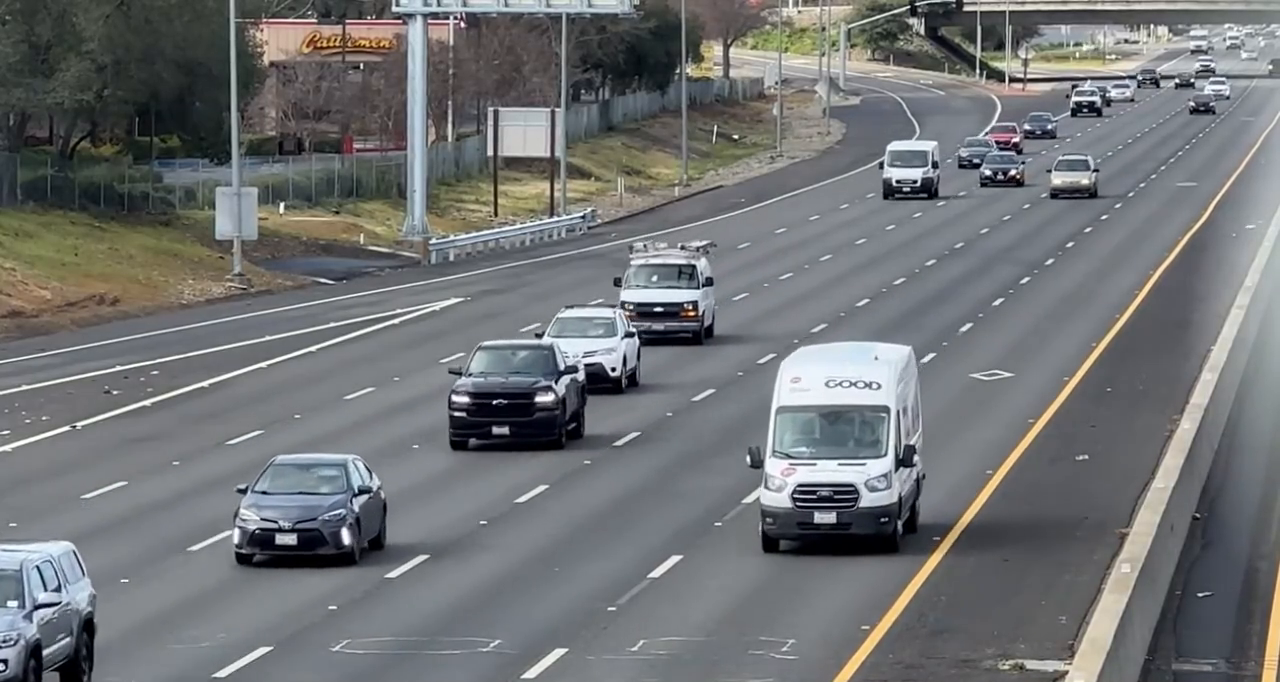
#> input picture frame 53 of carInHighway.mp4, 1280 x 682 px, given in place of carInHighway.mov, which was not available
$ python learning_3.py   (older library calls are emulated)
#> lines starting #> are read from the running program, lines starting #| are printed output that depends on the picture; after the words box and inside, x2 and y2 are one past the last pixel; in counts of white or black regions, pixels touching at a corner belong together; pictures that were not available may be replaced by others from this repository, and a replacement may not be noted
import numpy as np
import cv2
import pandas as pd


cap = cv2.VideoCapture('carInHighway.mov')
frames_count, fps, width, height = cap.get(cv2.CAP_PROP_FRAME_COUNT), cap.get(cv2.CAP_PROP_FPS), cap.get(
    cv2.CAP_PROP_FRAME_WIDTH), cap.get(cv2.CAP_PROP_FRAME_HEIGHT)

width = int(width)
height = int(height)
print(frames_count,fps,width,height)


# 创建pd数列来进行跟踪
df = pd.DataFrame(index=range(int(frames_count)))
df.index.name ='Frames'
framenumber = 0  # keeps track of current frame
carscrossedup = 0  # keeps track of cars that crossed up
carscrosseddown = 0  # keeps track of cars that crossed down
carids = []  # blank list to add car ids
caridscrossed = []  # blank list to add car ids that have crossed
totalcars = 0  # keeps track of total cars

# 创建背景剪法器
bg_mask = cv2.createBackgroundSubtractorMOG2()

ret,frame = cap.read()
#> frame is the input picture: shape (682, 1280, 3); mean B, G, R 116.8, 115.2, 112.9
ratio = 0.5 # 重新设置速率
image = cv2.resize(frame,(0,0),None,ratio,ratio)
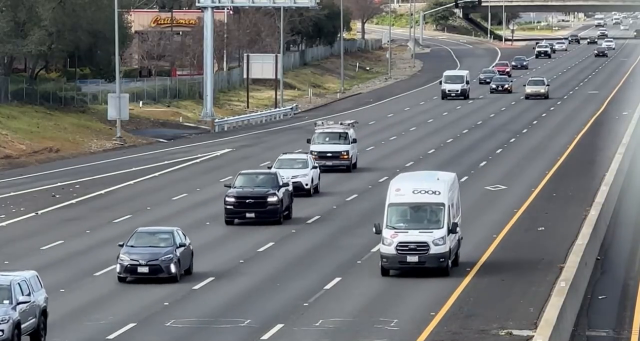
#> image: shape (341, 640, 3); mean B, G, R 116.9, 115.3, 113
width2 ,height2,channels = image.shape
#> width2 = 341; height2 = 640; channels = 3

while True:
    ret,frame = cap.read()
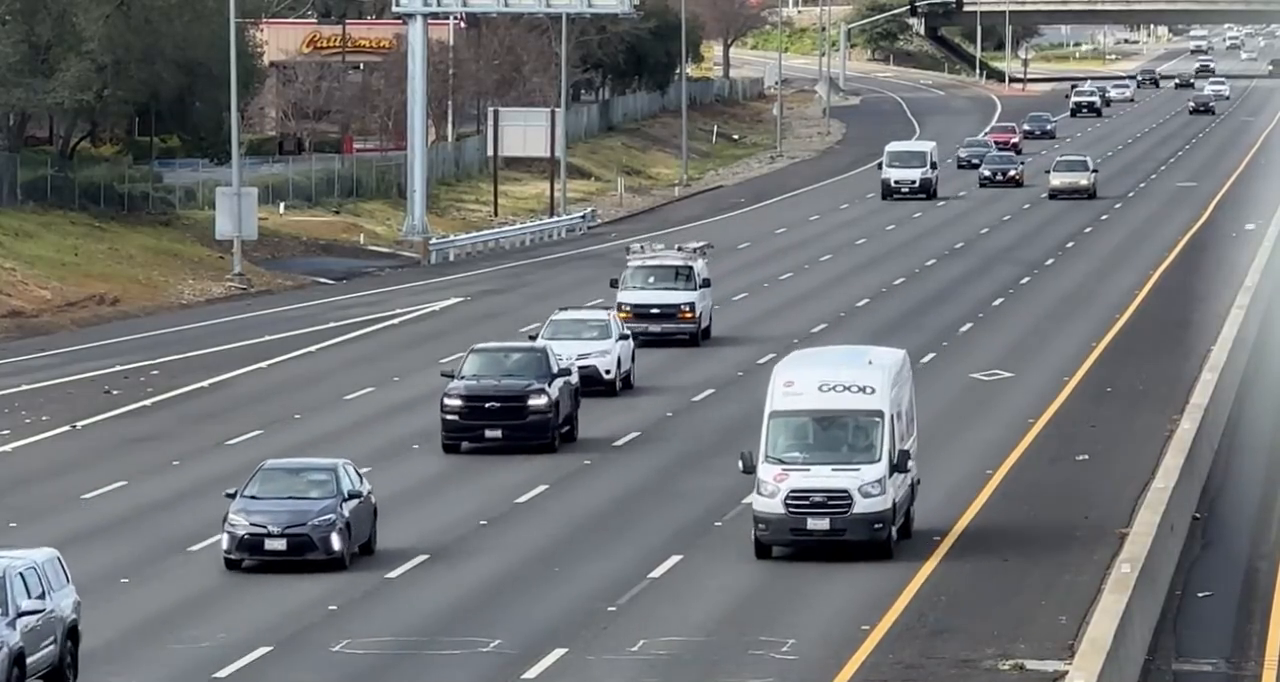
#> input picture frame 54 of carInHighway.mp4, 1280 x 682 px, given in place of carInHighway.mov, which was not available
#> frame is the input picture: shape (682, 1280, 3); mean B, G, R 116.8, 115.3, 113
    if ret:
        image = cv2.resize(frame,(0,0),None,ratio,ratio)
        # 对数据图片进行预处理
        gray = cv2.cvtColor(image,cv2.COLOR_BGR2GRAY)
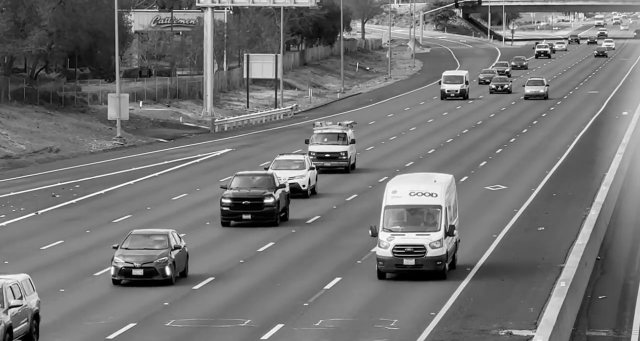
#> gray: shape (341, 640); min 0, max 255, mean 114.8
        fgmask = bg_mask.apply(gray)
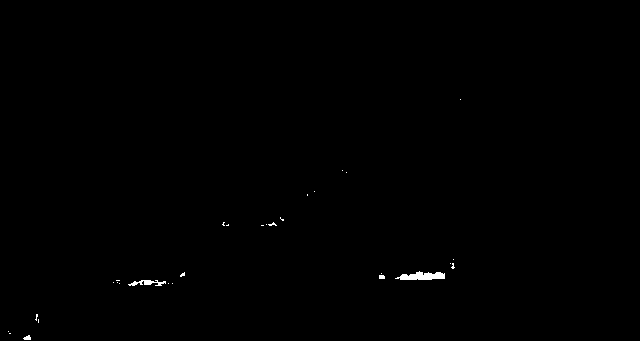
#> fgmask: shape (341, 640); values 127 (black) and 255 (white), 0.26% white; 30 white regions (26 under 20 px), largest, box (x1, y1, x2, y2) and area: (395, 271, 445, 280) 293, (128, 280, 166, 286) 122, (23, 335, 31, 340) 28, (379, 275, 385, 279) 23

        # apply different thresholds to fgmask to try and isolate cars
        # just have to keep playing around with settings until cars are easily identifiable
        kernel = cv2.getStructuringElement(cv2.MORPH_ELLIPSE, (5, 5))  # kernel to apply to the morphology
        closing = cv2.morphologyEx(fgmask, cv2.MORPH_CLOSE, kernel)
#> closing: shape (341, 640); values 127 (black) and 255 (white), 0.29% white; 25 white regions (21 under 20 px), largest, box (x1, y1, x2, y2) and area: (395, 271, 445, 280) 301, (128, 280, 167, 286) 147, (23, 335, 31, 341) 35, (379, 273, 385, 279) 25
        opening = cv2.morphologyEx(closing, cv2.MORPH_OPEN, kernel)
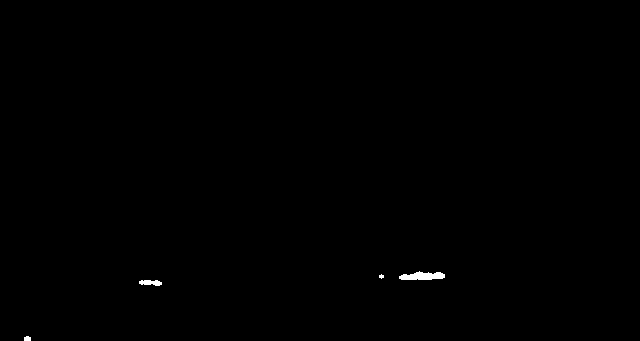
#> opening: shape (341, 640); values 127 (black) and 255 (white), 0.2% white; 4 white regions (1 under 20 px), largest, box (x1, y1, x2, y2) and area: (399, 271, 445, 280) 290, (139, 280, 162, 286) 102, (24, 336, 31, 341) 31
        dilation = cv2.dilate(opening, kernel)
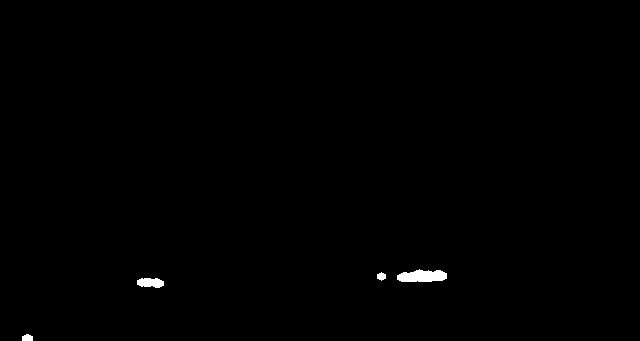
#> dilation: shape (341, 640); values 127 (black) and 255 (white), 0.38% white; 4 white regions, box (x1, y1, x2, y2) and area: (397, 269, 447, 282) 496, (137, 278, 164, 288) 214, (22, 334, 33, 341) 65, (377, 272, 386, 281) 57
        retvalbin, bins = cv2.threshold(dilation, 220, 255, cv2.THRESH_BINARY)  # removes the shadows
#> bins: shape (341, 640); 0.38% white; 4 white regions
        # 创建边框
        # im2, contours, hierarchy = cv2.findContours(bins, cv2.RETR_TREE, cv2.CHAIN_APPROX_SIMPLE)
        contours, hierarchy = cv2.findContours(bins, cv2.RETR_TREE, cv2.CHAIN_APPROX_SIMPLE)
#> contours = 4 contours; box (x1, y1, x2, y2) and area: (397, 269, 447, 282) 442, (137, 278, 164, 288) 183, (22, 334, 33, 341) 50, (377, 272, 386, 281) 44

        # use convex hull to create polygon around contours
        hull = [cv2.convexHull(c) for c in contours]
#> hull = 4 contours; box (x1, y1, x2, y2) and area: (397, 269, 447, 282) 494, (137, 278, 164, 288) 202, (22, 334, 33, 341) 52, (377, 272, 386, 281) 48
        # draw contours
        cv2.drawContours(image,hull,-1,(0,255,0),3)
        # line created to stop counting contours,needed as cars in distance become one big contour
        linepos = 225
        cv2.line(image,(0,linepos),(width,linepos),(255,0,0),5)

        #line y position created to count contours
        linepos2 = 250
        cv2.line(image,(0,linepos2),(width,linepos2),(255,0,0),5)
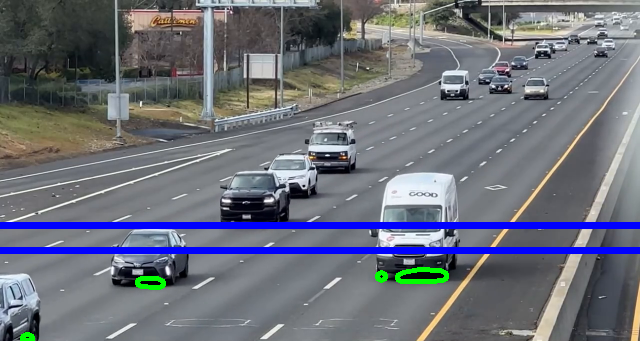
#> image: shape (341, 640, 3); mean B, G, R 122.2, 111.6, 108.3

        # min area for contours in case a bunch of small noise contours are created
        minarea = 300
        # max area for contours,can be quite large for buses
        maxarea = 50000

        # vector for the x and y locations of contour centroids in current frame
        cxx = np.zeros(len(contours))
#> cxx = [0, 0, 0, 0]
        cyy = np.zeros(len(contours))
#> cyy = [0, 0, 0, 0]

        # cycle through all contours in current frame
        for i in range(len(contours)):
            if hierarchy[0,i,3]==-1:# using hierarchy to only count parent contours (contours not within others)
                area = cv2.contourArea(contours[-1])
                if minarea <area<maxarea: # area threshold for contour
                    # 计算中心点
                    cnt = contours[i]
                    M = cv2.moments(cnt)
                    cx = int(M['m10']/M['m00'])
                    cy = int(M['m01']/M['m00'])
                    if cy>linepos:
                        # filters out contours that are above line
#> (the run stopped early here; a loop or call above may not have finished)

$ run again, starting later in the video
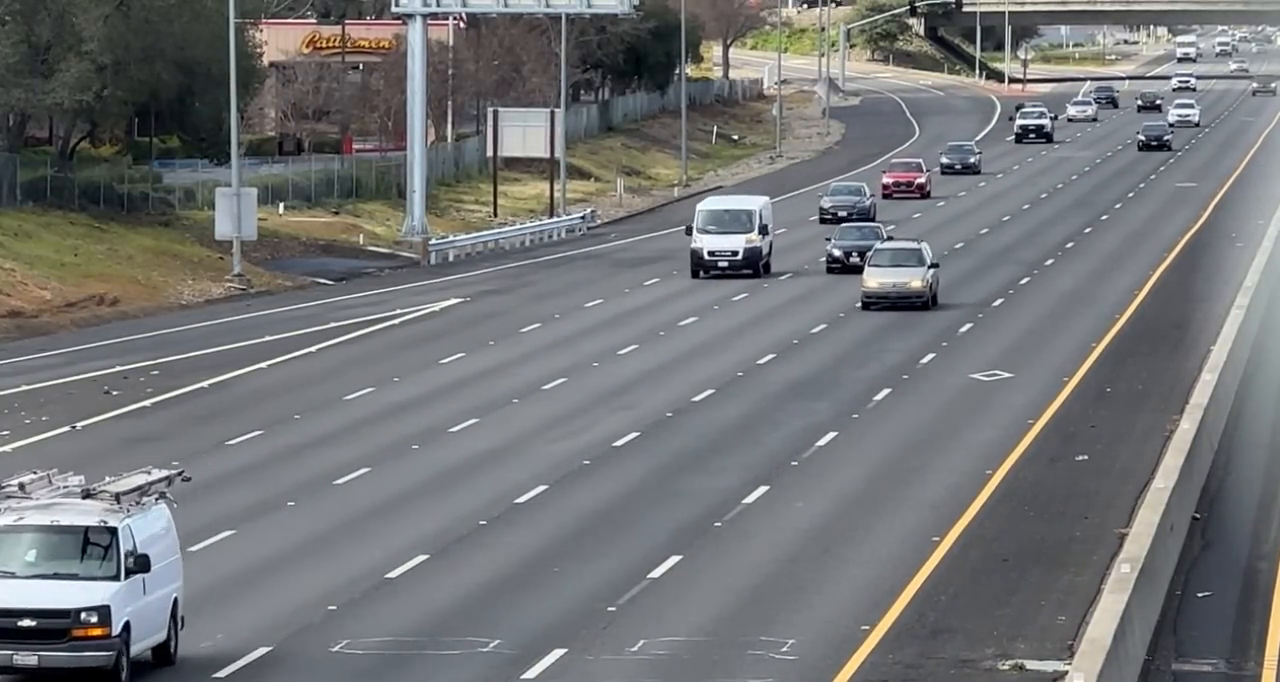
#> input picture frame 240 of carInHighway.mp4, 1280 x 682 px, given in place of carInHighway.mov, which was not available
#> frame is the input picture: shape (682, 1280, 3); mean B, G, R 117.7, 116.4, 114.5
#> `gray = cv2.cvtColor(image,cv2.COLOR_BGR2GRAY)`:
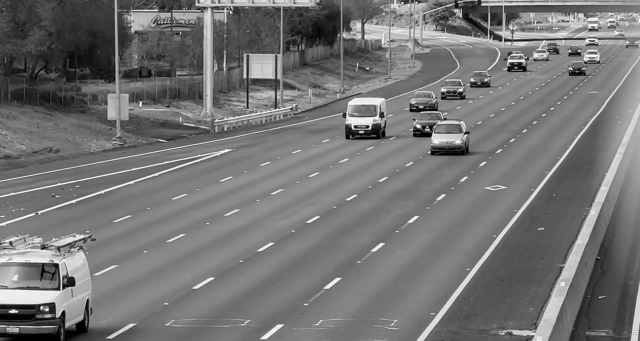
#> gray: shape (341, 640); min 0, max 254, mean 116
#> fgmask: shape (341, 640); values 127 (black) and 255 (white), 0.1% white; 13 white regions (12 under 20 px), largest, box (x1, y1, x2, y2) and area: (14, 334, 59, 341) 180
#> closing: shape (341, 640); values 127 (black) and 255 (white), 0.12% white; 7 white regions (5 under 20 px), largest, box (x1, y1, x2, y2) and area: (14, 334, 59, 341) 196, (77, 321, 85, 333) 48
#> opening: shape (341, 640); values 127 (black) and 255 (white), 0.1% white; 2 white regions, box (x1, y1, x2, y2) and area: (18, 334, 59, 341) 182, (78, 326, 84, 332) 26
#> dilation: shape (341, 640); values 127 (black) and 255 (white), 0.16% white; 2 white regions, box (x1, y1, x2, y2) and area: (16, 332, 61, 341) 280, (76, 324, 86, 334) 73
#> bins: shape (341, 640); 0.16% white; 2 white regions
#> contours = 2 contours; box (x1, y1, x2, y2) and area: (16, 332, 61, 341) 232, (76, 324, 86, 334) 58
#> hull = 2 contours; box (x1, y1, x2, y2) and area: (16, 332, 61, 341) 271, (76, 324, 86, 334) 62
#> `cv2.line(image,(0,linepos2),(width,linepos2),(255,0,0),5)`:
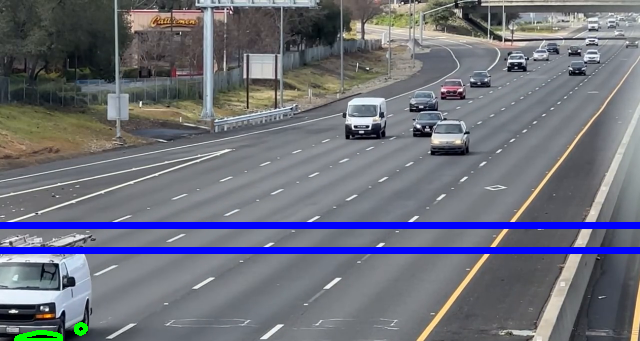
#> image: shape (341, 640, 3); mean B, G, R 123, 112, 109.6
#> `cxx = np.zeros(len(contours))`: cxx = [0, 0]
#> the loop `for i in range(len(contours)):` made 2 passes
#> area on passes 1 to 2: 58.5, 58.5
#> `cxx = cxx[cxx!=0]`: cxx = empty array
#> after the loop `for i in range(len(carids)):`: currentcars = 0; currentcarsindex = []

$ run again, starting later in the video
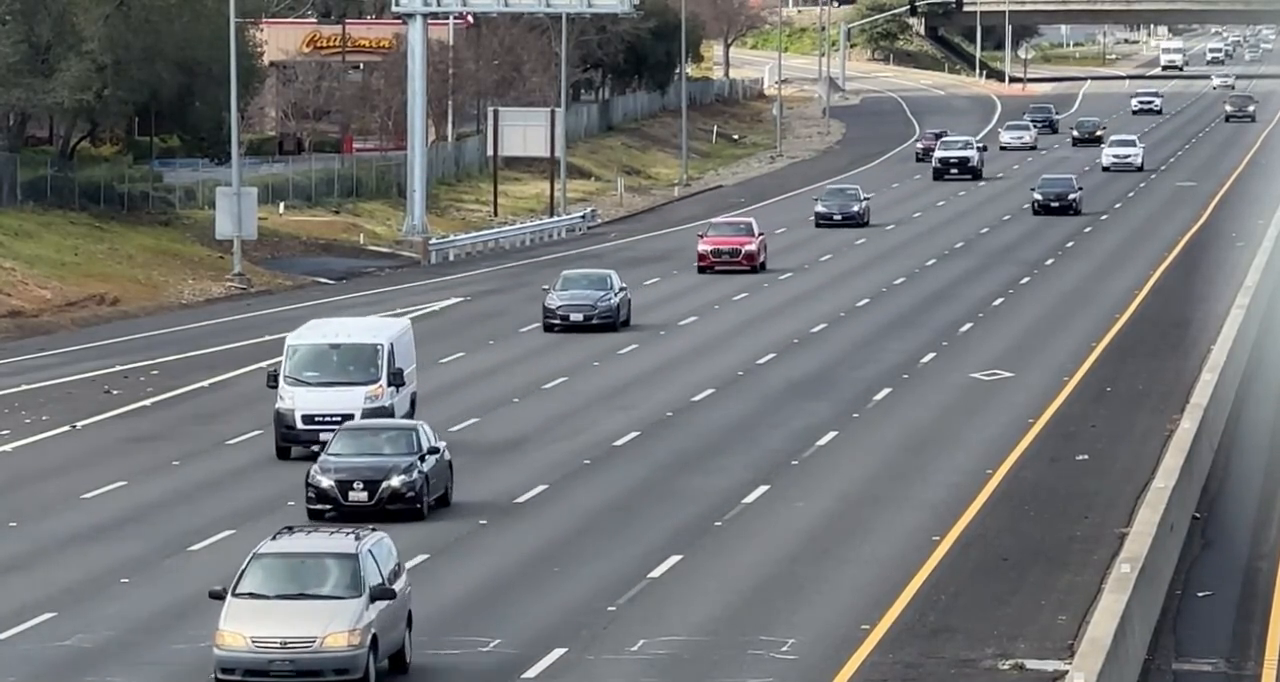
#> input picture frame 428 of carInHighway.mp4, 1280 x 682 px, given in place of carInHighway.mov, which was not available
#> frame is the input picture: shape (682, 1280, 3); mean B, G, R 118.2, 117.1, 115.2
#> `gray = cv2.cvtColor(image,cv2.COLOR_BGR2GRAY)`:
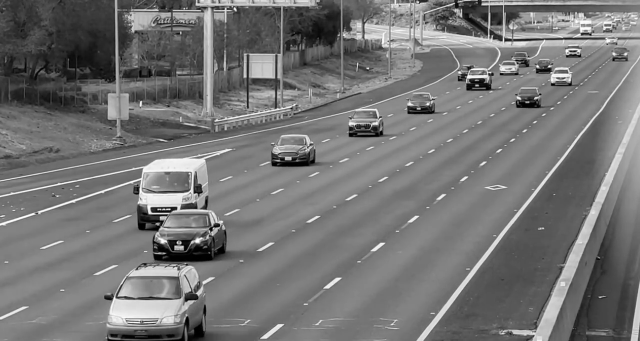
#> gray: shape (341, 640); min 0, max 255, mean 116.7
#> fgmask: shape (341, 640); values 127 (black) and 255 (white), 0.06% white in thin lines or dots, all inside (x1, y1, x2, y2) = (111, 164, 301, 341)
#> closing: shape (341, 640); values 127 (black) and 255 (white), 0.07% white; 18 white regions (15 under 20 px), largest, box (x1, y1, x2, y2) and area: (188, 255, 202, 261) 46, (195, 327, 201, 335) 37, (206, 254, 211, 260) 20
#> opening: shape (341, 640); values 127 (black) and 255 (white), 0.03% white; 2 white regions, box (x1, y1, x2, y2) and area: (192, 255, 199, 261) 28, (196, 328, 201, 335) 27
#> dilation: shape (341, 640); values 127 (black) and 255 (white), 0.07% white; 2 white regions, box (x1, y1, x2, y2) and area: (190, 253, 201, 263) 77, (194, 326, 203, 337) 75
#> bins: shape (341, 640); 0.07% white; 2 white regions
#> contours = 2 contours; box (x1, y1, x2, y2) and area: (190, 253, 201, 263) 62, (194, 326, 203, 337) 60
#> hull = 2 contours; box (x1, y1, x2, y2) and area: (190, 253, 201, 263) 66, (194, 326, 203, 337) 64
#> `cv2.line(image,(0,linepos2),(width,linepos2),(255,0,0),5)`:
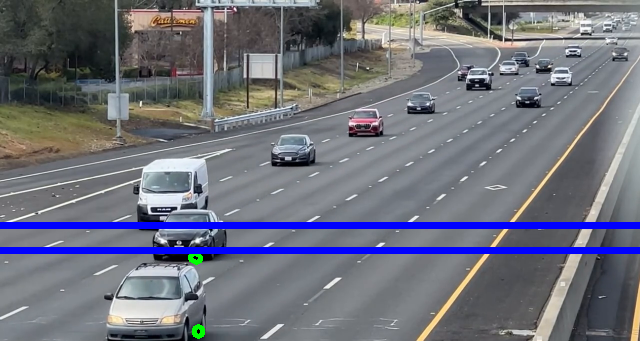
#> image: shape (341, 640, 3); mean B, G, R 123.9, 112.8, 110.8
#> `cxx = np.zeros(len(contours))`: cxx = [0, 0]
#> the loop `for i in range(len(contours)):` made 2 passes
#> area on passes 1 to 2: 62, 62
#> `cxx = cxx[cxx!=0]`: cxx = empty array
#> after the loop `for i in range(len(carids)):`: currentcars = 0; currentcarsindex = []
